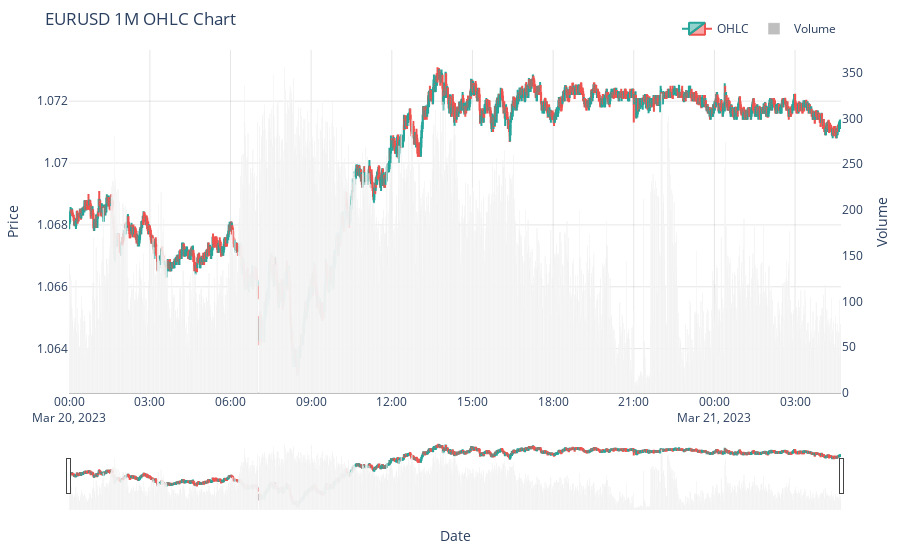

The code cell stored with this chart in its notebook:
### Code cell
import plotly.graph_objects as go

df_plot = df[:2000]  # Last 500 candles
df_plot['from'] = pd.to_datetime(df_plot['from'], unit='s')

# Create the candlestick chart with improved styling
fig = go.Figure(data=[
    go.Candlestick(
        x=df_plot['from'],
        open=df_plot['open'],
        high=df_plot['max'],
        low=df_plot['min'],
        close=df_plot['close'],
        increasing_line_color='#26A69A',  # Nice green color
        decreasing_line_color='#EF5350',  # Nice red color
        name='OHLC'
    ),
])

# Add volume as a bar chart at the bottom
fig.add_trace(
    go.Bar(
        x=df_plot['from'],
        y=df_plot['volume'],
        name='Volume',
        marker_color='rgba(128,128,128,0.5)',
        yaxis='y2'
    )
)

# Update the layout with better styling
fig.update_layout(
    title='EURUSD 1M OHLC Chart',
    yaxis_title='Price',
    yaxis2=dict(
        title='Volume',
        overlaying='y',
        side='right',
        showgrid=False
    ),
    xaxis_title='Date',
    template='plotly_white',  # Clean white template
    hovermode='x unified',    # Show all data points at the same x-coordinate
    legend=dict(
        orientation="h",      # Horizontal legend
        yanchor="bottom",    
        y=1.02,              # Position above the chart
        xanchor="right",
        x=1
    ),
    # Add margins for better spacing
    margin=dict(l=50, r=50, t=50, b=50)
)

# Update y-axes ranges for better visualization
fig.update_yaxes(
    gridcolor='rgba(128,128,128,0.2)',
    zerolinecolor='rgba(128,128,128,0.5)'
)

# Update x-axis for better date display
fig.update_xaxes(
    rangeslider_visible=True,  # Add a range slider at the bottom
    rangebreaks=[
        dict(bounds=["sat", "mon"]),  # Hide weekends
    ],
    gridcolor='rgba(128,128,128,0.2)',
    showgrid=True
)

fig.show()

### Figure 1 — Plotly figure (JSON) as saved in the notebook; plotly's stock layout.template omitted (floating-point values rounded to 4 significant figures; data arrays with more than 128 entries replaced by an {"elided": "..."} marker saying what was removed)
{"data": [{"close": {"elided": "2000 float values"}, "decreasing": {"line": {"color": "#EF5350"}}, "high": {"elided": "2000 float values"}, "increasing": {"line": {"color": "#26A69A"}}, "low": {"elided": "2000 float values"}, "name": "OHLC", "open": {"elided": "2000 float values"}, "type": "candlestick", "x": {"elided": "2000 str values"}}, {"marker": {"color": "rgba(128,128,128,0.5)"}, "name": "Volume", "type": "bar", "x": {"elided": "2000 str values"}, "y": {"elided": "2000 int values"}, "yaxis": "y2"}], "layout": {"hovermode": "x unified", "legend": {"orientation": "h", "x": 1, "xanchor": "right", "y": 1.02, "yanchor": "bottom"}, "margin": {"b": 50, "l": 50, "r": 50, "t": 50}, "title": {"text": "EURUSD 1M OHLC Chart"}, "xaxis": {"gridcolor": "rgba(128,128,128,0.2)", "rangebreaks": [{"bounds": ["sat", "mon"]}], "rangeslider": {"visible": true}, "showgrid": true, "title": {"text": "Date"}}, "yaxis": {"gridcolor": "rgba(128,128,128,0.2)", "title": {"text": "Price"}, "zerolinecolor": "rgba(128,128,128,0.5)"}, "yaxis2": {"gridcolor": "rgba(128,128,128,0.2)", "overlaying": "y", "showgrid": false, "side": "right", "title": {"text": "Volume"}, "zerolinecolor": "rgba(128,128,128,0.5)"}}}
